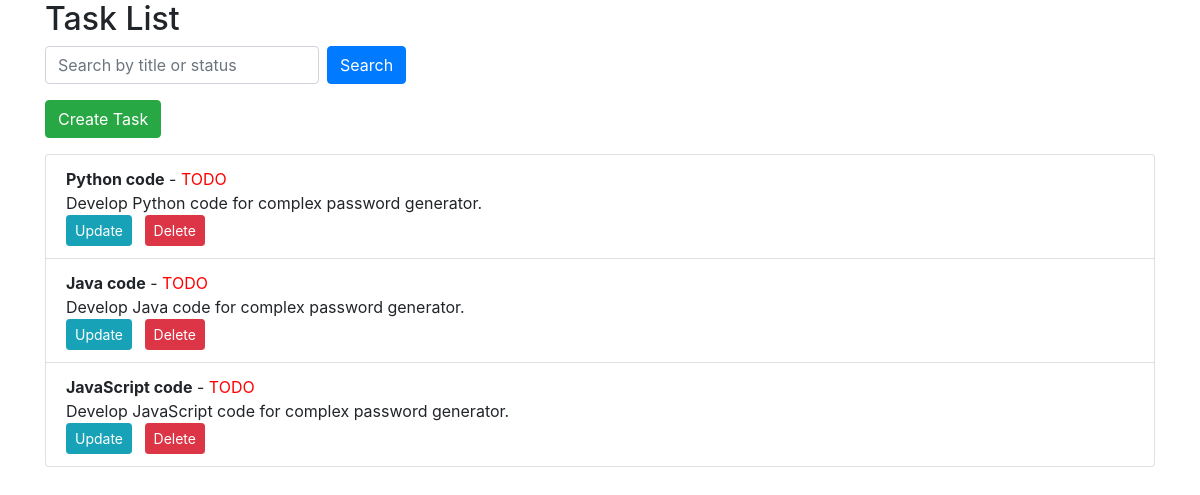
The page / on the database its author committed.
### Tasks/models.py (models this page shows, shortened)
class Task(models.Model):
    title = models.CharField(max_length=100)
    description = models.TextField()
    due_date = models.DateField()
    STATUS_CHOICES = (
        ('TODO', 'To Do'),
        ('INPROGRESS', 'In Progress'),
        ('DONE', 'Done'),
    )
    status = models.CharField(max_length=20, choices=STATUS_CHOICES)

### Tasks/views.py (the view)
# urls.py: path('', views.task_list, name='task_list'),
def task_list(request):
    tasks = Task.objects.all()
    return render(request, 'Tasks/task_list.html', {'tasks': tasks})

### templates/Tasks/task_list.html (shortened to what this page needs)
{% extends 'tasks/base.html' %}
{% block content %}
    <h2>Task List</h2>
    <form class="form-inline mb-3" method="get" action="{% url 'task_search' %}">
        <input type="text" class="form-control mr-2" name="q" placeholder="Search by title or status">
        <button type="submit" class="btn btn-primary">Search</button>
    </form>
    <a href="{% url 'task_create' %}" class="btn btn-success mb-3">Create Task</a>
    <div class="list-group">
        {% for task in tasks %}
            <div class="list-group-item">
                <strong>{{ task.title }}</strong> - <span class="status-{{ task.status }}">{{ task.status }}</span><br>
                <span>{{ task.description }}</span><br>
                <a href="{% url 'task_update' task.id %}" class="btn btn-info btn-sm mr-2">Update</a>
                <form method="post" action="{% url 'task_delete' task.id %}" style="display: inline;">
                    <button type="submit" class="btn btn-danger btn-sm">Delete</button>
                </form>
            </div>
        {% endfor %}
    </div>
{% endblock %}

### templates/Tasks/base.html (shortened to what this page needs)
<!DOCTYPE html>
<html lang="en">
<head>
    <link rel="stylesheet" href="https://stackpath.bootstrapcdn.com/bootstrap/4.3.1/css/bootstrap.min.css">
</head>
<body>
    <div class="container">
        {% block content %}{% endblock %}
    </div>
</body>
</html>

### templates/Tasks/task_list.html (style rules this page uses)
.status-TODO { color: red; }

### rows shown on the page
Task: title "Python code", status "TODO", description "Develop Python code for complex password generator."
Task: title "Java code", status "TODO", description "Develop Java code for complex password generator."
Task: title "JavaScript code", status "TODO", description "Develop JavaScript code for complex password generator."
